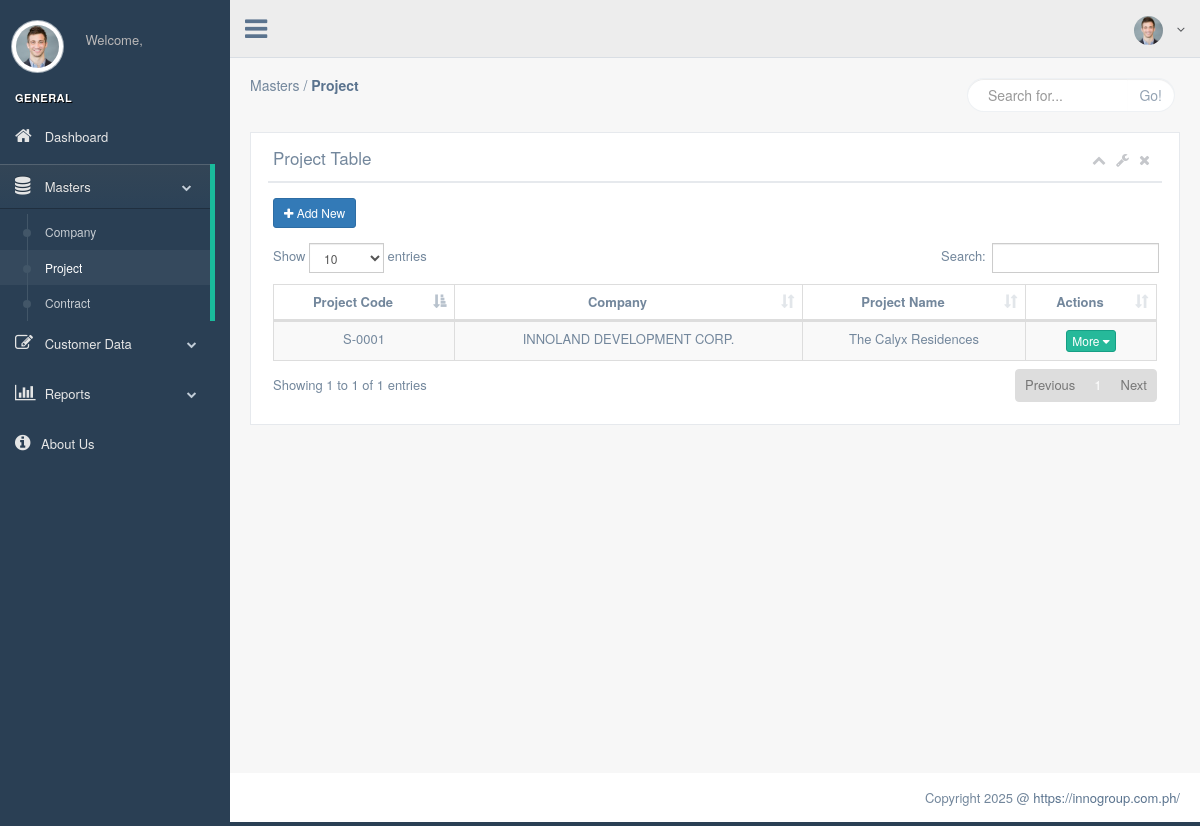
Page /production/project.php (signed in) on the committed database.
### tables this page shows
CREATE TABLE `project_tbl` (
  `id` int(11) NOT NULL,
  `project_code` varchar(50) NOT NULL,
  `company_code` varchar(5) NOT NULL,
  `project_name` varchar(100) NOT NULL,
  `location` varchar(100) NOT NULL,
  `city` varchar(50) NOT NULL,
  `province` varchar(50) NOT NULL,
  `association` varchar(100) NOT NULL,
  `registry` varchar(100) NOT NULL,
  `project_tct_no` varchar(50) NOT NULL,
  `condo` int(11) NOT NULL,
  `contract_remarks_1` varchar(100) NOT NULL,
  `contract_date_1` varchar(100) NOT NULL,
  `contract_remarks_2` varchar(100) NOT NULL,
  `contract_date_2` varchar(100) NOT NULL,
  `contract_remarks_3` varchar(100) NOT NULL,
  `contract_date_3` varchar(100) NOT NULL,
  `contract_remarks_4` varchar(100) NOT NULL,
  `contract_date_4` varchar(100) NOT NULL,
  `contract_remarks_5` varchar(100) NOT NULL,
  `contract_date_5` varchar(100) NOT NULL,
  `pagibig_remarks_1` varchar(100) NOT NULL,
  `pagibig_date_1` varchar(100) NOT NULL,
  `pagibig_remarks_2` varchar(100) NOT NULL,
  `pagibig_date_2` varchar(100) NOT NULL,
  `pagibig_remarks_3` varchar(100) NOT NULL,
  `pagibig_date_3` varchar(100) NOT NULL,
  `pagibig_remarks_4` varchar(100) NOT NULL,
  `pagibig_date_4` varchar(100) NOT NULL,
  `pagibig_remarks_5` varchar(100) NOT NULL,
  `pagibig_date_5` varchar(100) NOT NULL,
  `titling_remarks_1` varchar(100) NOT NULL,
  `titling_date_1` varchar(100) NOT NULL,
  `titling_remarks_2` varchar(100) NOT NULL,
  `titling_date_2` varchar(100) NOT NULL,
  `titling_remarks_3` varchar(100) NOT NULL,
  `titling_date_3` varchar(100) NOT NULL,
  `titling_remarks_4` varchar(100) NOT NULL,
  `titling_date_4` varchar(100) NOT NULL,
  `titling_remarks_5` varchar(100) NOT NULL,
  `titling_date_5` varchar(100) NOT NULL,
  `created_by` int(11) NOT NULL,
  `date_created` varchar(50) NOT NULL,
  `is_active` int(11) NOT NULL
);

CREATE TABLE `company_tbl` (
  `id` int(11) NOT NULL,
  `company_code` varchar(50) NOT NULL,
  `company_name` varchar(100) NOT NULL,
  `company_address` varchar(150) NOT NULL,
  `city_notary` varchar(100) NOT NULL,
  `company_city` varchar(100) NOT NULL,
  `company_tin` varchar(20) NOT NULL,
  `company_ctc` varchar(50) NOT NULL,
  `company_ctc_date` varchar(50) NOT NULL,
  `company_ctc_place` varchar(100) NOT NULL,
  `company_person_a` varchar(50) NOT NULL,
  `company_position_a` varchar(50) NOT NULL,
  `company_person_tin_a` varchar(50) NOT NULL,
  `person_ctc_a` varchar(50) NOT NULL,
  `person_ctc_date_place_a` varchar(100) NOT NULL,
  `company_person_b` varchar(50) NOT NULL,
  `company_position_b` varchar(50) NOT NULL,
  `company_person_tin_b` varchar(20) NOT NULL,
  `person_ctc_b` varchar(20) NOT NULL,
  `person_ctc_date_place_b` varchar(100) NOT NULL,
  `pagibig_person` varchar(50) NOT NULL,
  `pagibig_address` varchar(100) NOT NULL,
  `pagibig_position` varchar(50) NOT NULL,
  `created_by` int(11) NOT NULL,
  `date_created` varchar(50) NOT NULL,
  `is_active` int(11) NOT NULL
);

### objects/project.obj.php (called while the page is built, shortened)
<?php
class Project
{
    private $conn;
    public function __construct($db)
    {
        $this->conn = $db;
    }
    public function view_projects()
    {
        $sql = "SELECT p.id, p.project_code, c.company_name, p.project_name FROM project_tbl p, company_tbl c WHERE p.company_code = c.id AND p.is_active = 1 ORDER BY p.date_created DESC";
        $view_project = $this->conn->prepare($sql);
        $view_project->execute();
        return $view_project;
    }
}

### production/project.php (the view, shortened to what this page needs)
<?php
require_once '../objects/project.obj.php';
$database = new Connection();
$db = $database->connect();
?>
<!DOCTYPE html>
<html lang="en">
<head>
    <link href="../vendors/bootstrap/dist/css/bootstrap.min.css" rel="stylesheet">
    <link href="../vendors/font-awesome/css/font-awesome.min.css" rel="stylesheet">
    <link href="../vendors/nprogress/nprogress.css" rel="stylesheet">
    <link href="../vendors/iCheck/skins/flat/green.css" rel="stylesheet">
    <link href="../vendors/datatables.net-bs/css/dataTables.bootstrap.min.css" rel="stylesheet">
    <link href="../vendors/datatables.net-buttons-bs/css/buttons.bootstrap.min.css" rel="stylesheet">
    <link href="../vendors/datatables.net-fixedheader-bs/css/fixedHeader.bootstrap.min.css" rel="stylesheet">
    <link href="../vendors/datatables.net-responsive-bs/css/responsive.bootstrap.min.css" rel="stylesheet">
    <link href="../vendors/datatables.net-scroller-bs/css/scroller.bootstrap.min.css" rel="stylesheet">
    <link href="../build/css/custom.min.css" rel="stylesheet">
    <link rel="stylesheet" href="../build/css/custom_switch.style.css">
</head>
<body class="nav-md">
    <div class="container body">
        <div class="main_container">
            <div class="col-md-3 left_col menu_fixed">
                <div class="left_col scroll-view">
                    <div class="profile clearfix">
                        <div class="profile_pic">
                            <img src="images/img.jpg" alt="..." class="img-circle profile_img">
                        </div>
                        <div class="profile_info">
                            <span>Welcome,</span>
                        </div>
                    </div>
                    <br />
                    <div id="sidebar-menu" class="main_menu_side hidden-print main_menu menu_fixed">
                        <div class="menu_section">
                            <h3>General</h3>
                            <ul class="nav side-menu">
                                <li><a href="dashboard.php"><i class="fa fa-home"></i> Dashboard </a>
                                </li>
                                <li class="active"><a><i class="fa fa-database"></i> Masters <span class="fa fa-chevron-down"></span></a>
                                    <ul class="nav child_menu">
                                        <li><a href="company.php">Company</a></li>
                                        <li><a href="project.php">Project</a></li>
                                        <li><a href="contract.php">Contract</a></li>
                                    </ul>
                                </li>
                                <li><a><i class="fa fa-edit"></i> Customer Data <span class="fa fa-chevron-down"></span></a>
                                </li>
                                <li><a><i class="fa fa-bar-chart-o"></i> Reports <span class="fa fa-chevron-down"></span></a>
                                </li>
                                <li><a><i class="fa fa-info-circle"></i>About Us</a>
                                </li>
                            </ul>
                        </div>
                    </div>
                </div>
            </div>
            <div class="top_nav">
                <div class="nav_menu menu_fixed">
                    <nav>
                        <div class="nav toggle">
                            <a id="menu_toggle"><i class="fa fa-bars"></i></a>
                        </div>
                        <ul class="nav navbar-nav navbar-right">
                            <li class="">
                                <a href="javascript:;" class="user-profile dropdown-toggle" data-toggle="dropdown" aria-expanded="false">
                                    <img src="images/img.jpg" alt=""><?php echo $_SESSION['firstname'] . " " . $_SESSION['lastname']; ?>
                                    <span class=" fa fa-angle-down"></span>
                                </a>
                            </li>
                        </ul>
                    </nav>
                </div>
            </div>
            <div class="right_col" role="main">
                <div class="">
                    <div class="page-title">
                        <div class="title_left">
                            <h5>Masters / <b><a href="project.php">Project</a></b></h5>
                        </div>
                        <div class="title_right">
                            <div class="col-md-5 col-sm-5 col-xs-12 form-group pull-right top_search">
                                <div class="input-group">
                                    <input type="text" class="form-control" placeholder="Search for...">
                                    <span class="input-group-btn">
                                        <button class="btn btn-default" type="button">Go!</button>
                                    </span>
                                </div>
                            </div>
                        </div>
                    </div>
                    <div class="clearfix"></div>
                    <div class="row">
                        <div class="col-md-12 col-sm-12 col-xs-12">
                            <div class="x_panel">
                                <div class="x_title">
                                    <h2>Project Table</h2>
                                    <ul class="nav navbar-right panel_toolbox">
                                        <li><a class="collapse-link"><i class="fa fa-chevron-up"></i></a>
                                        </li>
                                        <li class="dropdown">
                                            <a href="#" class="dropdown-toggle" data-toggle="dropdown" role="button" aria-expanded="false"><i class="fa fa-wrench"></i></a>
                                        </li>
                                        <li><a class="close-link"><i class="fa fa-close"></i></a>
                                        </li>
                                    </ul>
                                    <div class="clearfix"></div>
                                </div>
                                <div class="x_content">
                                    <div class="btn-group" style="margin-bottom: 15px;">
                                        <a href="add_project.php" class="btn btn-primary btn-sm"><i class="fa fa-plus"></i> Add New</a>
                                    </div>
                                    <table id="datatable" class="table table-striped table-bordered">
                                        <thead>
                                            <tr>
                                                <th class="text-center">Project Code</th>
                                                <th class="text-center">Company</th>
                                                <th class="text-center">Project Name</th>
                                                <th class="text-center">Actions</th>
                                            </tr>
                                        </thead>
                                        <tbody>
                                            <?php
                                            $view_project = new Project($db);
                                            $view = $view_project->view_projects();
                                            while ($row = $view->fetch(PDO::FETCH_ASSOC)) {
                                                echo '
                                                <tr data-id="' . htmlspecialchars($row['id']) . '">
                                                    <td class="text-center">' . htmlspecialchars($row['project_code']) . '</td>
                                                    <td class="text-center">' . htmlspecialchars($row['company_name']) . '</td>
                                                    <td class="text-center">' . htmlspecialchars($row['project_name']) . '</td>
                                                    <td class="text-center">
                                                        <div class="btn-group">
                                                            <button type="button" class="btn btn-success btn-xs dropdown-toggle" data-toggle="dropdown" aria-haspopup="true" aria-expanded="false">
                                                                More <span class="fa fa-caret-down"></span>
                                                            </button>
                                                            </button>
                                                            <ul class="dropdown-menu">
                                                                <li>
                                                                    <a class="view_all" href="#" data-id="' . $row['id'] . '"><i class="fa fa-eye"></i> View</a>
                                                                </li>
                                                                <li>
                                                                    <a class="edit" href="edit_project.php?id=' . htmlspecialchars($row['id']) . '"><i class="fa fa-edit"></i> Edit</a>
                                                                </li>
                                                                <li>
                                                                    <a class="delete" href="#" data-id="' . $row['id'] . '"><i class="fa fa-trash"></i> Delete</a>
                                                                </li>
                                                            </ul>
                                                        </div>
                                                    </td>
                                                </tr>';
                                            }
                                            ?>
                                        </tbody>
                                    </table>
                                </div>
                            </div>
                        </div>
                    </div>
                </div>
            </div>
            <footer>
                <div class="pull-right">
                    Copyright 2025 @ <a href="https://innogroup.com.ph/">https://innogroup.com.ph/</a>
                </div>
                <div class="clearfix"></div>
            </footer>
        </div>
    </div>
</body>
</html>

### production/project.php (style rules this page uses)
#datatable tbody tr { cursor: help; }

### rows in the picture
project_tbl: project_code "S-0001", company_tbl.company_name "INNOLAND DEVELOPMENT CORP.", project_name "The Calyx Residences"
